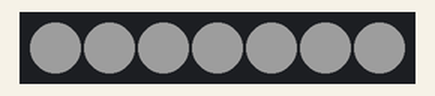
This program was run on a simulated Raspberry Pi Pico running CircuitPython. On the bench: 7 RGB LEDs in strip order, left to right. Dim RGB values are drawn brighter than linear.

Above: at 0.01 s.
At 6.07 s:
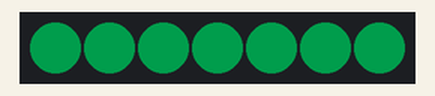
At 9.46 s:
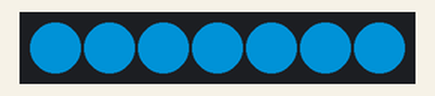
At 13.41 s:
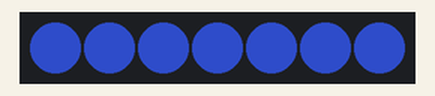
At 21.74 s:
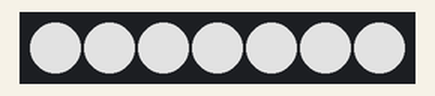
At 33.17 s:
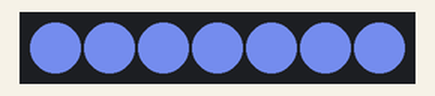
Timing chart, 0 to 40.0 s (numbered marks = the images above):
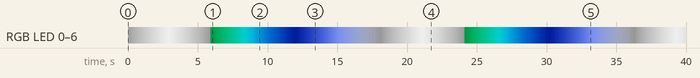

The program:

rp2040code.py
```python
import neopixel
import time
import board

breathDirection = 1
brightness = 0.1
maxBrightness = .8
minBrightness = .1
currentColor = 0
nextColor = 0
transitionPercent = 0
counter = 0
# color is set as an array so we can breathe from one color to the next.
color = [[255,255,255], [0,255,120], [0,50,255]]
pixelCount = 7

pixels = neopixel.NeoPixel(board.GP2, pixelCount, brightness = .3, auto_write=False)

while True:
    pixels.brightness = brightness
    brightness = brightness + breathDirection/60
    transitionPercent = transitionPercent + 100/86
    if (brightness > maxBrightness):
        breathDirection = -1

    if (brightness < minBrightness):
        breathDirection = 1
        transitionPercent = 0
        currentColor = currentColor + 1
        nextColor = currentColor + 1
        if (currentColor > 2):
            currentColor = 0
        if (nextColor > 2):
            nextColor = 0

    pixels.fill(
        (
            color[currentColor][0]*((100-transitionPercent)/100) + color[nextColor][0]*(transitionPercent/100),
            color[currentColor][1]*((100-transitionPercent)/100) + color[nextColor][1]*(transitionPercent/100),
            color[currentColor][2]*((100-transitionPercent)/100) + color[nextColor][2]*(transitionPercent/100),
        )
        )
    pixels.brightness = brightness
    pixels.show()
    time.sleep(.07)
```
